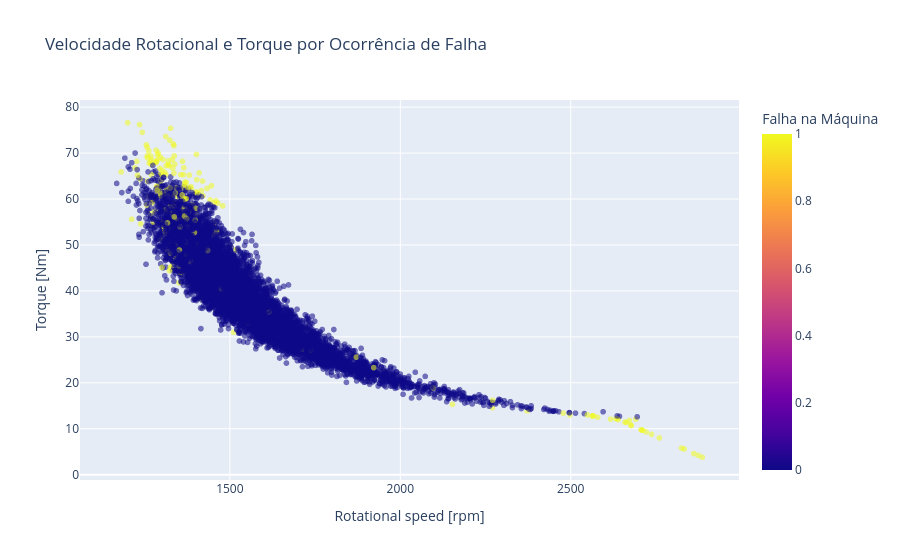

The code cell stored with this chart in its notebook:
### Markdown cell above
### Pergunta 6
**Qual a relação entre velocidade rotacional e torque em máquinas que falharam vs. que não falharam?**

### Code cell
fig = px.scatter(
    df,
    x="Rotational speed [rpm]",
    y="Torque [Nm]",
    color="Machine failure",
    labels={"Machine failure": "Falha na Máquina"},
    opacity=0.55,
    title="Velocidade Rotacional e Torque por Ocorrência de Falha"
)
fig.show()

comparacao_velocidade_torque = (
    df.groupby("Machine failure")[["Rotational speed [rpm]", "Torque [Nm]"]]
    .agg(["mean", "median"])
    .round(2)
    .T
)
comparacao_velocidade_torque.columns = ["Não falhou", "Falhou"]
comparacao_velocidade_torque

### Figure 1 — Plotly figure (JSON) as saved in the notebook; plotly's stock layout.template omitted (floating-point values rounded to 4 significant figures; data arrays with more than 128 entries replaced by an {"elided": "..."} marker saying what was removed)
{"data": [{"hovertemplate": "Rotational speed [rpm]=%{x}<br>Torque [Nm]=%{y}<br>Falha na Máquina=%{marker.color}<extra></extra>", "legendgroup": "", "marker": {"color": {"elided": "10000 int values"}, "coloraxis": "coloraxis", "opacity": 0.55, "symbol": "circle"}, "mode": "markers", "name": "", "showlegend": false, "type": "scattergl", "x": {"elided": "10000 int values"}, "xaxis": "x", "y": {"elided": "10000 float values"}, "yaxis": "y"}], "layout": {"coloraxis": {"colorbar": {"title": {"text": "Falha na Máquina"}}, "colorscale": [[0, "#0d0887"], [0.1111, "#46039f"], [0.2222, "#7201a8"], [0.3333, "#9c179e"], [0.4444, "#bd3786"], [0.5556, "#d8576b"], [0.6667, "#ed7953"], [0.7778, "#fb9f3a"], [0.8889, "#fdca26"], [1, "#f0f921"]]}, "legend": {"tracegroupgap": 0}, "title": {"text": "Velocidade Rotacional e Torque por Ocorrência de Falha"}, "xaxis": {"anchor": "y", "domain": [0, 1], "title": {"text": "Rotational speed [rpm]"}}, "yaxis": {"anchor": "x", "domain": [0, 1], "title": {"text": "Torque [Nm]"}}}}
